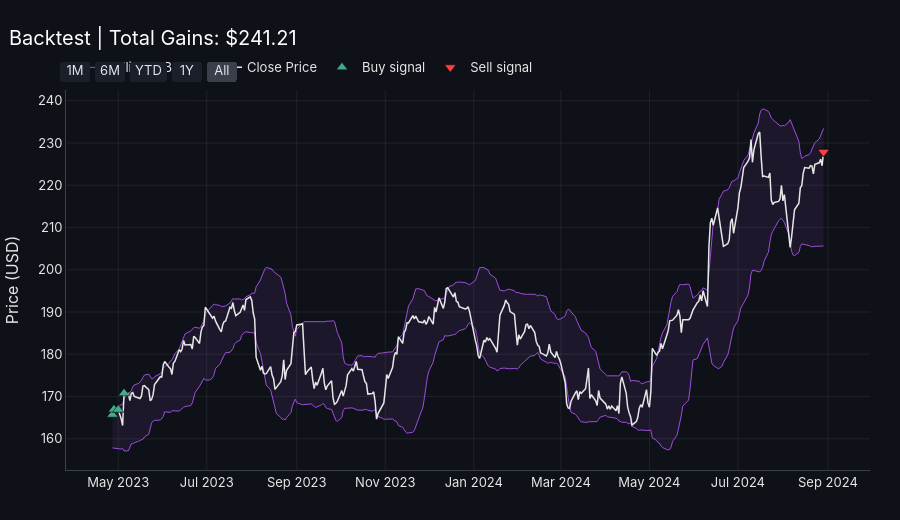

This figure's notebook cell:
### Markdown cell above
## 6. Backtest on another market or period
`backtest()` runs the trained agent on any DataFrame with the same feature columns. It reuses the **training** scaler, so no information from the backtest data leaks into normalization. It is demonstrated here on the test period.

### Code cell
# Backtest helper: rerun any saved model on any data with the same features (another period or stock).
# Here it reruns the test period and builds the trade log, one row per closed trade.
def backtest(df, model_path=FINAL_MODEL_PATH):
    df = df[FEATURES].dropna()
    states = build_states(transform(df), WINDOW_SIZE)
    bt_agent = Agent(state_size=STATE_SIZE, model_path=model_path, test_mode=True)
    return df, run_episode(bt_agent, states, df['Close'].to_numpy(), desc='Backtest', **RUN_PARAMS)


bt_df, bt_result = backtest(test_df)
print_summary(bt_result, 'Backtest')
plot_behavior(bt_df, bt_result, 'Backtest')
trade_tracker = trade_report(bt_df, bt_result)
print(f'{len(trade_tracker):,} closed trades | exit reasons: {trade_tracker["Exit Reason"].value_counts().to_dict()}')
trade_tracker.head(10)

### Figure 1 — Plotly figure (JSON) as saved in the notebook; plotly's stock layout.template omitted (floating-point values rounded to 4 significant figures; data arrays with more than 128 entries replaced by an {"elided": "..."} marker saying what was removed)
{"data": [{"legendgroup": "bb", "line": {"color": "#9D4EDD", "width": 1}, "mode": "lines", "name": "Bollinger Bands", "type": "scatter", "x": {"elided": "338 str values"}, "y": {"elided": "338 float values"}}, {"fill": "tonexty", "fillcolor": "rgba(157,78,221,0.1)", "hoverinfo": "skip", "legendgroup": "bb", "line": {"color": "#9D4EDD", "width": 1}, "mode": "lines", "showlegend": false, "type": "scatter", "x": {"elided": "338 str values"}, "y": {"elided": "338 float values"}}, {"line": {"color": "#e6e6e6", "width": 1.5}, "mode": "lines", "name": "Close Price", "type": "scatter", "x": {"elided": "338 str values"}, "y": {"elided": "338 float values"}}, {"marker": {"color": "#43AA8B", "line": {"color": "black", "width": 0.5}, "size": 10, "symbol": "triangle-up"}, "mode": "markers", "name": "Buy signal", "type": "scatter", "x": ["2023-04-27T00:00:00.000000", "2023-04-28T00:00:00.000000", "2023-05-01T00:00:00.000000", "2023-05-05T00:00:00.000000"], "y": [165.7, 167.0, 166.9, 170.8]}, {"marker": {"color": "#F94144", "line": {"color": "black", "width": 0.5}, "size": 10, "symbol": "triangle-down"}, "mode": "markers", "name": "Sell signal", "type": "scatter", "x": ["2024-08-29T00:00:00.000000", "2024-08-29T00:00:00.000000", "2024-08-29T00:00:00.000000", "2024-08-29T00:00:00.000000"], "y": [227.9, 227.9, 227.9, 227.9]}], "layout": {"height": 520, "title": {"text": "Backtest | Total Gains: $241.21"}, "xaxis": {"rangeselector": {"activecolor": "#3a3f4b", "bgcolor": "#1b1f2a", "buttons": [{"count": 1, "label": "1M", "step": "month", "stepmode": "backward"}, {"count": 6, "label": "6M", "step": "month", "stepmode": "backward"}, {"count": 1, "label": "YTD", "step": "year", "stepmode": "todate"}, {"count": 1, "label": "1Y", "step": "year", "stepmode": "backward"}, {"label": "All", "step": "all"}], "font": {"color": "#e6e6e6"}}}, "yaxis": {"title": {"text": "Price (USD)"}}}}
